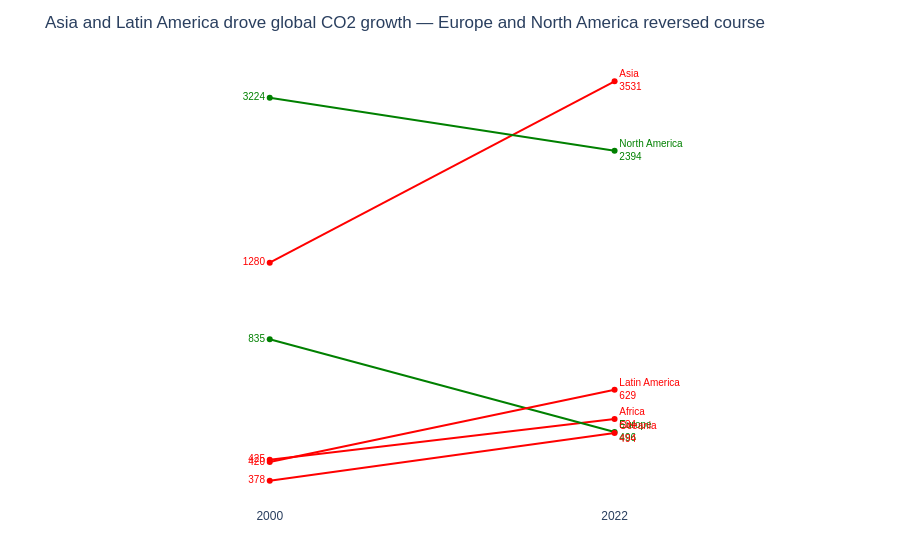

The code cell stored with this chart in its notebook:
### Markdown cell above
## Task 2 — Model Answer

### Code cell
# using a slopegraph is difficult here because of the very wide variations in the magnitude of change 
# Logging the Y-axis here can be a solution in some cases to dampen the visual effect of the very wide variations

# prep data
reg = (df[df['Year'].isin([2000, 2022])]
       .groupby(['Region', 'Year'])['CO2_Mt'].mean().reset_index())
changes = reg.groupby('Region')['CO2_Mt'].agg(['first', 'last'])
colour_map = {region: 'red' if row['last'] > row['first'] else 'green' for region, row in changes.iterrows()}

fig = px.line(
    reg.sort_values('Year'),
    x='Year', y='CO2_Mt',
    color='Region',
    color_discrete_map=colour_map,
    markers=True,
    log_y=True,
    labels={'CO2_Mt': '', 'Year': ''}
)

for region in changes.index:
    d = reg[reg['Region'] == region].sort_values('Year')
    fig.update_traces(
        selector=dict(name=region),
        mode='lines+markers+text',
        text=[f'{d["CO2_Mt"].iloc[0]:.0f}', f'{region}<br>{d["CO2_Mt"].iloc[1]:.0f}'],
        textposition=['middle left', 'middle right'],
        textfont=dict(size=10, color=colour_map[region], family='Arial'),
        showlegend=False
    )

fig.update_layout(
    title='Asia and Latin America drove global CO2 growth — Europe and North America reversed course',
    xaxis=dict(tickvals=[2000, 2022], ticktext=['2000', '2022'],
               showgrid=False, range=[1993, 2030]),
    yaxis=dict(showgrid=False, showticklabels=False, title=''),
    plot_bgcolor='white', paper_bgcolor='white',
    font=dict(family='Arial', size=12),
    margin=dict(l=160, r=160, t=55, b=40), 
    height=800
)

fig.show()

### Figure 1 — Plotly figure (JSON) as saved in the notebook; plotly's stock layout.template omitted (floating-point values rounded to 4 significant figures)
{"data": [{"hovertemplate": "Region=Africa<br>=%{y}<extra></extra>", "legendgroup": "Africa", "line": {"color": "red", "dash": "solid"}, "marker": {"symbol": "circle"}, "mode": "lines+markers+text", "name": "Africa", "orientation": "v", "showlegend": false, "text": ["425", "Africa<br>534"], "textfont": {"color": "red", "family": "Arial", "size": 10}, "textposition": ["middle left", "middle right"], "type": "scatter", "x": [2000, 2022], "xaxis": "x", "y": [425.4, 534.4], "yaxis": "y"}, {"hovertemplate": "Region=Asia<br>=%{y}<extra></extra>", "legendgroup": "Asia", "line": {"color": "red", "dash": "solid"}, "marker": {"symbol": "circle"}, "mode": "lines+markers+text", "name": "Asia", "orientation": "v", "showlegend": false, "text": ["1280", "Asia<br>3531"], "textfont": {"color": "red", "family": "Arial", "size": 10}, "textposition": ["middle left", "middle right"], "type": "scatter", "x": [2000, 2022], "xaxis": "x", "y": [1280.0, 3531.0], "yaxis": "y"}, {"hovertemplate": "Region=Europe<br>=%{y}<extra></extra>", "legendgroup": "Europe", "line": {"color": "green", "dash": "solid"}, "marker": {"symbol": "circle"}, "mode": "lines+markers+text", "name": "Europe", "orientation": "v", "showlegend": false, "text": ["835", "Europe<br>496"], "textfont": {"color": "green", "family": "Arial", "size": 10}, "textposition": ["middle left", "middle right"], "type": "scatter", "x": [2000, 2022], "xaxis": "x", "y": [834.9, 496.5], "yaxis": "y"}, {"hovertemplate": "Region=Latin America<br>=%{y}<extra></extra>", "legendgroup": "Latin America", "line": {"color": "red", "dash": "solid"}, "marker": {"symbol": "circle"}, "mode": "lines+markers+text", "name": "Latin America", "orientation": "v", "showlegend": false, "text": ["420", "Latin America<br>629"], "textfont": {"color": "red", "family": "Arial", "size": 10}, "textposition": ["middle left", "middle right"], "type": "scatter", "x": [2000, 2022], "xaxis": "x", "y": [419.9, 629.1], "yaxis": "y"}, {"hovertemplate": "Region=North America<br>=%{y}<extra></extra>", "legendgroup": "North America", "line": {"color": "green", "dash": "solid"}, "marker": {"symbol": "circle"}, "mode": "lines+markers+text", "name": "North America", "orientation": "v", "showlegend": false, "text": ["3224", "North America<br>2394"], "textfont": {"color": "green", "family": "Arial", "size": 10}, "textposition": ["middle left", "middle right"], "type": "scatter", "x": [2000, 2022], "xaxis": "x", "y": [3224.0, 2394.0], "yaxis": "y"}, {"hovertemplate": "Region=Oceania<br>=%{y}<extra></extra>", "legendgroup": "Oceania", "line": {"color": "red", "dash": "solid"}, "marker": {"symbol": "circle"}, "mode": "lines+markers+text", "name": "Oceania", "orientation": "v", "showlegend": false, "text": ["378", "Oceania<br>494"], "textfont": {"color": "red", "family": "Arial", "size": 10}, "textposition": ["middle left", "middle right"], "type": "scatter", "x": [2000, 2022], "xaxis": "x", "y": [378.4, 493.7], "yaxis": "y"}], "layout": {"autosize": true, "font": {"family": "Arial", "size": 12}, "legend": {"title": {"text": "Region"}, "tracegroupgap": 0}, "margin": {"b": 40, "l": 160, "r": 160, "t": 55}, "paper_bgcolor": "white", "plot_bgcolor": "white", "title": {"text": "Asia and Latin America drove global CO2 growth — Europe and North America reversed course"}, "xaxis": {"anchor": "y", "domain": [0, 1], "range": [1993, 2030], "showgrid": false, "ticktext": ["2000", "2022"], "tickvals": [2000, 2022], "title": {"text": ""}, "type": "linear"}, "yaxis": {"anchor": "x", "autorange": true, "domain": [0, 1], "range": [2.517, 3.608], "showgrid": false, "showticklabels": false, "title": {"text": ""}, "type": "log"}}}
